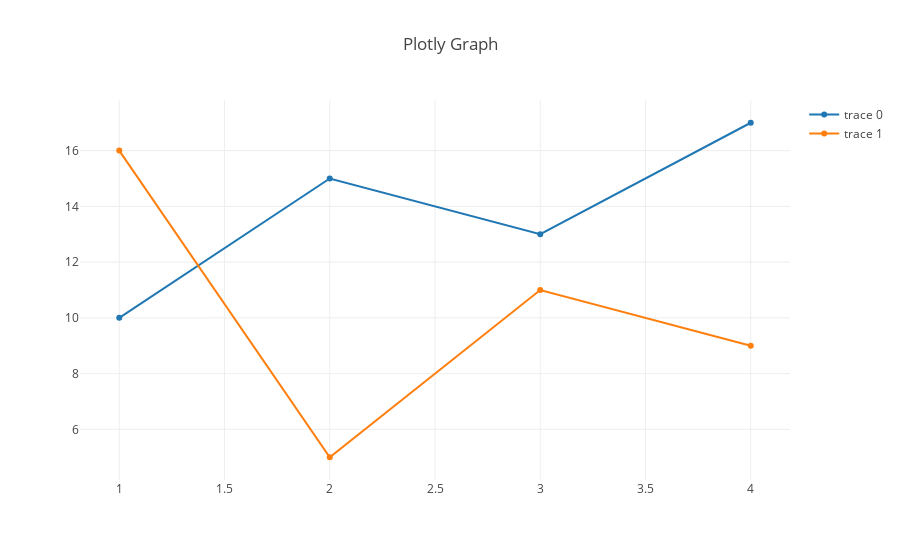

Write notebook code for a chart like this one.
### Markdown cell above
---
## Plotly basics
You can use Plotly in two modes:
* **online** - you need to set up an account in Plotly Chart Studio and created graphs are automatically sent to the web-server.
* **offline** - this is an option we are going to use. Just like matplotlib, it creates the plots locally.

Now, in ```plotly.offline``` mode you can create plots in two ways:
* **plot** - if you create a Plotly chart with ```plot``` method, it is going to be saved in .html file and opened in your local web browser.
* **iplot** - if you create a Plotly chart with ```iplot``` method, it is going to be directly showed in-line iPython notebook. 

Let's create a simple chart in-line Jupyter console.

### Code cell
from plotly.offline import iplot, init_notebook_mode # Interactive graphs
import plotly.graph_objs as go 

init_notebook_mode(connected=True) # Required for Jupyter to produce in-line Plotly graphs

trace0 = dict(
    x=[1, 2, 3, 4],
    y=[10, 15, 13, 17],
    type='scatter'
)
trace1 = dict(
    x=[1, 2, 3, 4],
    y=[16, 5, 11, 9],
    type='scatter'
)

layout = dict(title='Plotly Graph')

fig = go.Figure(data=[trace0, trace1], layout=layout)
iplot(fig)

### Figure 1 — Plotly figure (JSON) as saved in the notebook; plotly's stock layout.template omitted (floating-point values rounded to 4 significant figures)
{"data": [{"type": "scatter", "uid": "97068b07-28b4-42a9-9c5b-f1c22b904aec", "x": [1, 2, 3, 4], "y": [10, 15, 13, 17]}, {"type": "scatter", "uid": "e8f1478e-aedb-4e2f-b896-55bfbc184d4a", "x": [1, 2, 3, 4], "y": [16, 5, 11, 9]}], "layout": {"title": "Plotly Graph"}}
